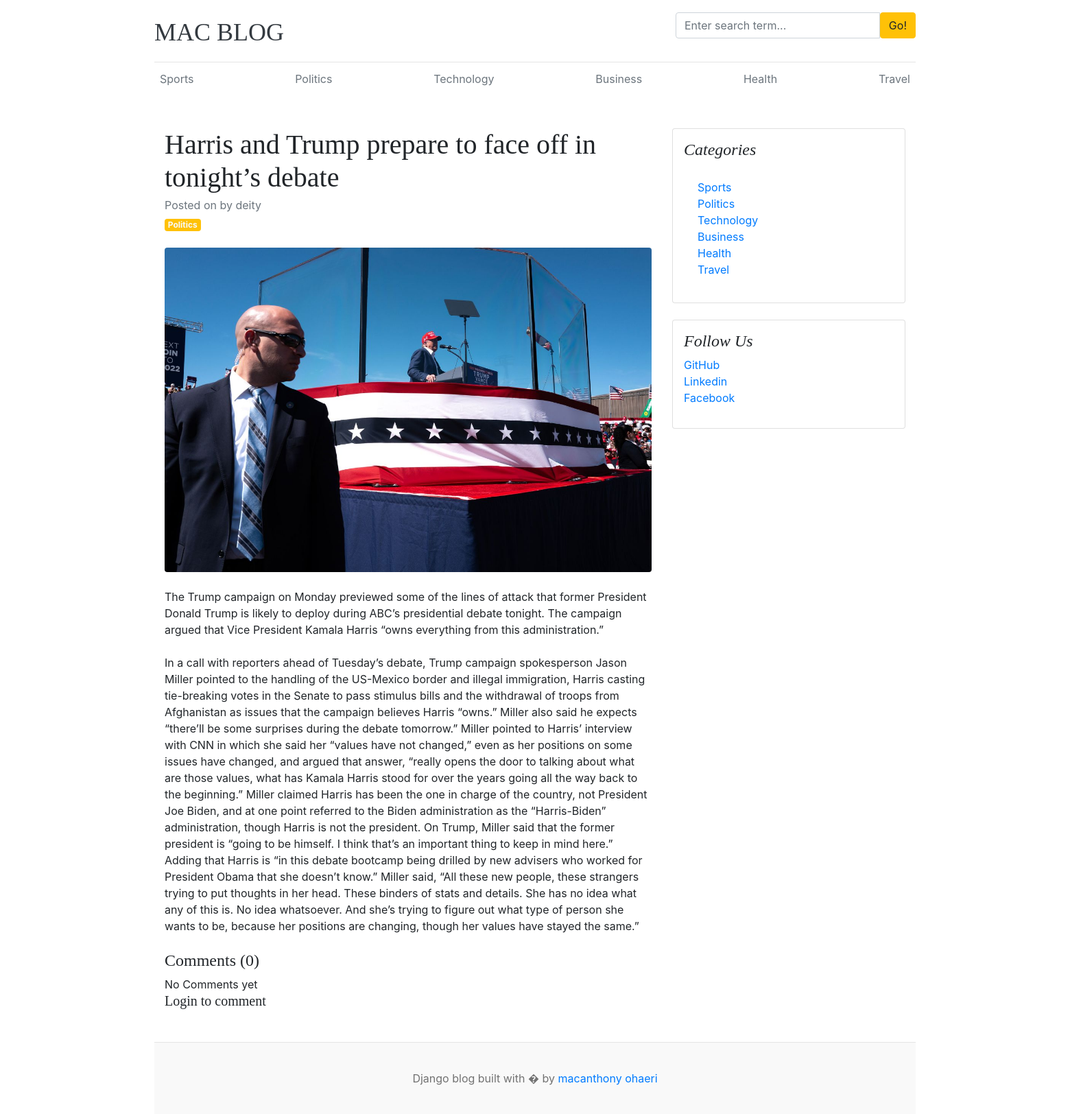
Page /blog/harris-and-trump-prepare-to-face-off-in-tonights-debate/ on the committed database.
### blog_app/models.py (models this page shows, shortened)
class Category(models.Model):
    category_name = models.CharField(max_length=250)
    created_at = models.DateTimeField(auto_now_add=True)
    updated = models.DateTimeField(auto_now=True)
    def __str__(self):
        return self.category_name
    class Meta:
        verbose_name_plural = "categories"

class Blog(models.Model):
    title = models.CharField(max_length=250)
    slug = models.SlugField(max_length=250, blank=True, unique=True)
    category = models.ForeignKey(Category, on_delete=models.CASCADE)
    author = models.ForeignKey(User, on_delete=models.CASCADE)
    feature_image = models.ImageField(upload_to='upload/%Y/%M/%D/')
    short_description = models.TextField(max_length=5000)
    blog_body = models.TextField(max_length=10000, default='')
    status = models.CharField(max_length=20, choices=STATUS_CHOICES, default='Draft')
    is_featured = models.BooleanField(default=False)
    created = models.DateTimeField(auto_now_add=True)
    updated = models.DateTimeField(auto_now=True)

### About_US/models.py (models this page shows, shortened)
class SocialLink(models.Model):
    platform = models.CharField(max_length=25)
    link = models.URLField(max_length=100)
    created_at = models.DateTimeField(auto_now_add=True)
    updated_at = models.DateTimeField(auto_now=True)

### blog_app/views.py (the view, shortened to what this page needs)
# urls.py: path('blog/<slug:slug>/', blog_views.blogs, name='blogs'),
def blogs(request, slug):
    single_blog = get_object_or_404(Blog, slug=slug, status='Published')
    comments = Comment.objects.filter(blog=single_blog)
    comment_count = comments.count()
    context = {
        'comment_count': comment_count,
        'comments': comments,
        'single_blog': single_blog
    }
    return render(request, 'blogs.html', context)

### blog_app/context_processors.py (called while the page is built)
def get_categories(request):
    categories = Category.objects.all()
    return dict(categories=categories)

def get_social_links(request):
    social_links = SocialLink.objects.all()
    return dict(social_links=social_links)

### templates/blogs.html
{% extends 'base.html' %}
{% block content %}
<div class="container mt-5">
    <div class="row">
        <div class="col-lg-8">
            <article>
                <header class="mb-4">
                    <h1 class="fw-bolder mb-1">{{single_blog.title}}</h1>
                    <div class="text-muted fst-italic mb-2">Posted on {{single_blog.updated_at}} by {{single_blog.author}}</div>
                    <a class="badge bg-warning text-decoration-none text-light" href="#!">{{single_blog.category}}</a>
                </header>
                <figure class="mb-4"><img class="img-fluid rounded" src="{{single_blog.feature_image.url}}" alt="..." /></figure>
                <section class="mb-5">
                    <p class="fs-5 mb-4">{{single_blog.short_description}}</p>
                    <p class="fs-5 mb-4">{{single_blog.blog_body}}</p>
                    <h4>Comments ({{comment_count}})</h4>
                    {% if comments %}
                        {% for comment in comments %}
                            <div class="card mt-1">
                                <div class="card-body">
                                    <p class="card-text mb-0">{{comment}}</p>
                                    <span>
                                        <small>By {{comment.user}} |</small>
                                        <small>{{comment.created_at | timesince }}</small>
                                    </span>
                                </div>
                            </div>
                        {% endfor %}
                    {% else %}
                    No Comments yet
                    {% endif %}
                    {% if perms.auth.add_comment %}
                    <div class="form-group">
                        <form action="" method="POST">
                            {% csrf_token %}
                            <div class="form-group">
                                <textarea name="comment" class="form-control" placeholder="Write your comment"></textarea>
                                <input type="submit" value="submit" class="btn btn-primary mt-2">
                            </div>
                        </form>
                    </div>
                    {% else %}
                    <h5>Login to comment</h5>
                    {% endif %}
                </section>
            </article>
        </div>
        <div class="col-lg-4">
            <div class="card mb-4 p-3">
                <h4 class="font-italic">Categories</h4>
                <div class="card-body">
                    <div class="row">
                        <div class="col-sm-6">
                            <ul class="list-unstyled mb-0">
                                {% for cat in categories %}
                                <li><a href="{% url 'post_by_category' cat.id %}">{{cat.category_name}}</a></li>
                                {% endfor %}
                            </ul>
                        </div>
                    </div>
                </div>
            </div>
            <div class="card mb-4 p-3">
                <h4 class="font-italic">Follow Us</h4>
                <ol class="list-unstyled">
                    {% for i in social_links %}
                    <li><a href="{{i.link}}" target="_blank">{{i.platform}}</a></li>
                    {% endfor %}
                </ol>
            </div>
        </div>
    </div>
</div>
{% endblock %}

### templates/base.html (shortened to what this page needs)
{% load static %}
<html lang="en">
<head>
    <link href="https://getbootstrap.com/docs/4.0/dist/css/bootstrap.min.css" rel="stylesheet">
    <link href="{% static 'css/blog.css' %}" rel="stylesheet">
    <link rel="stylesheet" href="https://cdnjs.cloudflare.com/ajax/libs/font-awesome/4.7.0/css/font-awesome.min.css"
  </head>
<body>
    <div class="container">
      <header class="blog-header py-3">
        <div class="row flex-nowrap justify-content-between align-items-center">
          <div class="col-8 pt-1">
            <a class="blog-header-logo text-dark" href="{% url 'home' %}">MAC BLOG</a>
          </div>
            <div class="col-4">
                <form action="{% url 'search' %}" method="GET">
                      <div class="input-group">
                        <input class="form-control" type="text" name="keyword" value="{{keyword}}" placeholder="Enter search term..." aria-label="Enter search term..." aria-describedby="button-search" />
                        <button type="submit" class="btn btn-warning" id="button-search" type="button">Go!</button>
                    </div>
                </form>
            </div>
          <div class="col-4 d-flex justify-content-end align-items-center">
          </div>
        </div>
      </header>
      <div class="nav-scroller py-1 mb-2">
        <nav class="nav d-flex justify-content-between">
          {% for cat in categories %}
          <a class="p-2 text-muted" href="{% url 'post_by_category' cat.pk %}">{{cat}}</a>
          {% endfor %}
        </nav>
      </div>
{% block content %}
{% endblock %}
    <footer class="blog-footer">
      <p>Django blog built with � by <a href="#">macanthony ohaeri</a></p>
    </footer>
</body>
</html>

### blog_app/static/css/blog.css (style rules this page uses)
.blog-header { border-bottom: 1px solid #e5e5e5; }
.blog-header-logo { font-family: "Playfair Display", Georgia, "Times New Roman", serif; font-size: 2.25rem; }
h1, h2, h3, h4, h5, h6 { font-family: "Playfair Display", Georgia, "Times New Roman", serif; }
.blog-footer { padding: 2.5rem 0; color: #727272; text-align: center; background-color: #f9f9f9; border-top: .05rem solid #e5e5e5; }
.blog-footer p:last-child { margin-bottom: 0; }

### rows in the picture
Category: category_name "Sports"
Category: category_name "Politics"
Category: category_name "Technology"
Category: category_name "Business"
Category: category_name "Health"
Category: category_name "Travel"
Blog: title "Harris and Trump prepare to face off in tonight’s debate", author "deity", category "Politics", feature_image (picture), short_description "The Trump campaign on Monday previewed some of the lines of attack that former President Donald Trump is likely to deploy during ABC’s presidential debate tonight. The campaign argued that Vice President Kamala Harris “owns everything from this administration.”", blog_body "In a call with reporters ahead of Tuesday’s debate, Trump campaign spokesperson Jason Miller pointed to the handling of the US-Mexico border and illegal immigration, Harris casting tie-breaking votes in the Senate to pass stimulus bills and the withdrawal of troops from Afghanistan as issues that the campaign believes Harris “owns.” Miller also said he expects “there’ll be some surprises during the debate tomorrow.” Miller pointed to Harris’ interview with CNN in which she said her “values have not changed,” even as her positions on some issues have changed, and argued that answer, “really opens the door to talking about what are those values, what has Kamala Harris stood for over the years…"
SocialLink: platform "GitHub"
SocialLink: platform "Linkedin"
SocialLink: platform "Facebook"

### other values in the picture
{{ comment_count }} "0"
